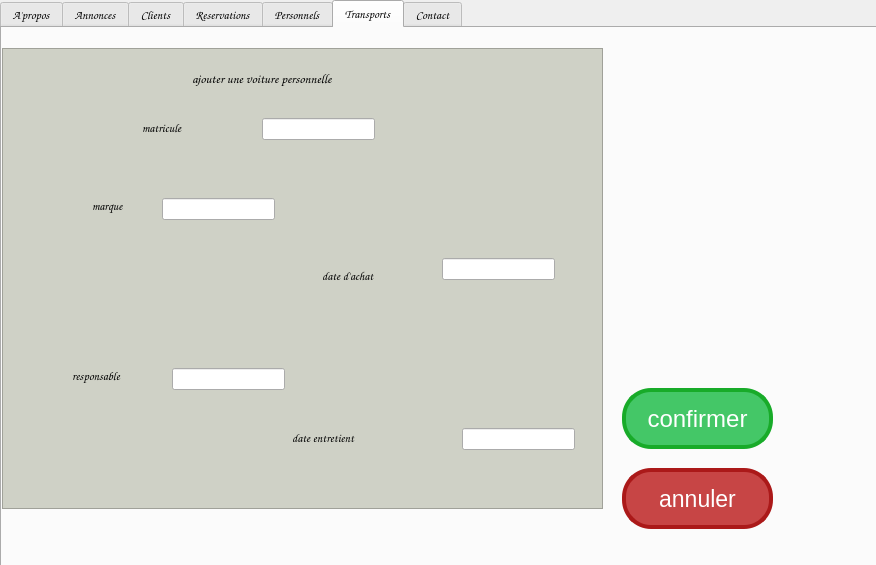
<?xml version="1.0" encoding="UTF-8"?>
<ui version="4.0">
 <class>vp</class>
 <widget class="QDialog" name="vp">
  <property name="geometry">
   <rect>
    <x>0</x>
    <y>0</y>
    <width>876</width>
    <height>565</height>
   </rect>
  </property>
  <property name="windowTitle">
   <string>Dialog</string>
  </property>
  <widget class="QLabel" name="label">
   <property name="geometry">
    <rect>
     <x>20</x>
     <y>20</y>
     <width>911</width>
     <height>521</height>
    </rect>
   </property>
   <property name="text">
    <string/>
   </property>
  </widget>
  <widget class="QTabWidget" name="tabWidget">
   <property name="geometry">
    <rect>
     <x>0</x>
     <y>0</y>
     <width>991</width>
     <height>571</height>
    </rect>
   </property>
   <property name="font">
    <font>
     <family>Comic Sans MS</family>
     <pointsize>9</pointsize>
    </font>
   </property>
   <property name="currentIndex">
    <number>5</number>
   </property>
   <widget class="QWidget" name="tabl">
    <attribute name="title">
     <string>A'propos</string>
    </attribute>
   </widget>
   <widget class="QWidget" name="tab_7">
    <attribute name="title">
     <string>Annonces</string>
    </attribute>
   </widget>
   <widget class="QWidget" name="tab_3">
    <attribute name="title">
     <string>Clients</string>
    </attribute>
   </widget>
   <widget class="QWidget" name="tab_4">
    <attribute name="title">
     <string>Reservations</string>
    </attribute>
   </widget>
   <widget class="QWidget" name="tab_5">
    <attribute name="title">
     <string>Personnels</string>
    </attribute>
   </widget>
   <widget class="QWidget" name="tab_2">
    <attribute name="title">
     <string>Transports</string>
    </attribute>
    <widget class="QLabel" name="label_2">
     <property name="geometry">
      <rect>
       <x>-50</x>
       <y>-10</y>
       <width>1051</width>
       <height>561</height>
      </rect>
     </property>
     <property name="text">
      <string/>
     </property>
     <property name="pixmap">
      <pixmap>../voyage-maroc11.jpg</pixmap>
     </property>
    </widget>
    <widget class="QTextBrowser" name="textBrowser">
     <property name="geometry">
      <rect>
       <x>0</x>
       <y>20</y>
       <width>601</width>
       <height>461</height>
      </rect>
     </property>
     <property name="styleSheet">
      <string notr="true">background-color:#cfd1c6;</string>
     </property>
    </widget>
    <widget class="QLabel" name="label_3">
     <property name="geometry">
      <rect>
       <x>190</x>
       <y>40</y>
       <width>251</width>
       <height>20</height>
      </rect>
     </property>
     <property name="font">
      <font>
       <pointsize>10</pointsize>
      </font>
     </property>
     <property name="text">
      <string>ajouter une voiture personnelle</string>
     </property>
    </widget>
    <widget class="QLabel" name="label_5">
     <property name="geometry">
      <rect>
       <x>90</x>
       <y>170</y>
       <width>55</width>
       <height>16</height>
      </rect>
     </property>
     <property name="text">
      <string>marque</string>
     </property>
    </widget>
    <widget class="QLabel" name="label_6">
     <property name="geometry">
      <rect>
       <x>320</x>
       <y>240</y>
       <width>91</width>
       <height>16</height>
      </rect>
     </property>
     <property name="text">
      <string>date d'achat</string>
     </property>
    </widget>
    <widget class="QLabel" name="label_7">
     <property name="geometry">
      <rect>
       <x>70</x>
       <y>340</y>
       <width>81</width>
       <height>16</height>
      </rect>
     </property>
     <property name="text">
      <string>responsable</string>
     </property>
    </widget>
    <widget class="QLineEdit" name="lineEdit">
     <property name="geometry">
      <rect>
       <x>160</x>
       <y>170</y>
       <width>113</width>
       <height>22</height>
      </rect>
     </property>
    </widget>
    <widget class="QLineEdit" name="lineEdit_2">
     <property name="geometry">
      <rect>
       <x>440</x>
       <y>230</y>
       <width>113</width>
       <height>22</height>
      </rect>
     </property>
    </widget>
    <widget class="QLineEdit" name="lineEdit_3">
     <property name="geometry">
      <rect>
       <x>170</x>
       <y>340</y>
       <width>113</width>
       <height>22</height>
      </rect>
     </property>
    </widget>
    <widget class="QLineEdit" name="lineEdit_4">
     <property name="geometry">
      <rect>
       <x>460</x>
       <y>400</y>
       <width>113</width>
       <height>22</height>
      </rect>
     </property>
    </widget>
    <widget class="QPushButton" name="pushButton_9">
     <property name="geometry">
      <rect>
       <x>620</x>
       <y>360</y>
       <width>151</width>
       <height>61</height>
      </rect>
     </property>
     <property name="styleSheet">
      <string notr="true">background-color:#44c767;
	border-radius:29px;
	border:4px solid #18ab29;
	display:inline-block;
	cursor:pointer;
	color:#ffffff;
	font-family:Arial;
	font-size:24px;
	padding:4px 15px;
	text-decoration:none;
	text-shadow:-6px -6px 5px #2f6627;</string>
     </property>
     <property name="text">
      <string>confirmer</string>
     </property>
    </widget>
    <widget class="QPushButton" name="pushButton_10">
     <property name="geometry">
      <rect>
       <x>620</x>
       <y>440</y>
       <width>151</width>
       <height>61</height>
      </rect>
     </property>
     <property name="styleSheet">
      <string notr="true">background-color:#c74545;
	border-radius:29px;
	border:4px solid #ab1919;
	display:inline-block;
	cursor:pointer;
	color:#ffffff;
	font-family:Arial;
	font-size:23px;
	padding:12px 31px;
	text-decoration:none;
	text-shadow:-6px -6px 5px #2f6627;</string>
     </property>
     <property name="text">
      <string>annuler</string>
     </property>
    </widget>
    <widget class="QLabel" name="label_8">
     <property name="geometry">
      <rect>
       <x>910</x>
       <y>470</y>
       <width>81</width>
       <height>16</height>
      </rect>
     </property>
     <property name="text">
      <string>matricule</string>
     </property>
    </widget>
    <widget class="QLabel" name="label_9">
     <property name="geometry">
      <rect>
       <x>900</x>
       <y>530</y>
       <width>81</width>
       <height>16</height>
      </rect>
     </property>
     <property name="text">
      <string>matricule</string>
     </property>
    </widget>
    <widget class="QLineEdit" name="lineEdit_5">
     <property name="geometry">
      <rect>
       <x>880</x>
       <y>390</y>
       <width>113</width>
       <height>22</height>
      </rect>
     </property>
    </widget>
    <widget class="QLabel" name="label_10">
     <property name="geometry">
      <rect>
       <x>140</x>
       <y>90</y>
       <width>111</width>
       <height>20</height>
      </rect>
     </property>
     <property name="text">
      <string>matricule</string>
     </property>
    </widget>
    <widget class="QLineEdit" name="lineEdit_6">
     <property name="geometry">
      <rect>
       <x>260</x>
       <y>90</y>
       <width>113</width>
       <height>22</height>
      </rect>
     </property>
    </widget>
    <widget class="QLabel" name="label_4">
     <property name="geometry">
      <rect>
       <x>290</x>
       <y>400</y>
       <width>111</width>
       <height>20</height>
      </rect>
     </property>
     <property name="text">
      <string>date entretient</string>
     </property>
    </widget>
   </widget>
   <widget class="QWidget" name="tab_6">
    <attribute name="title">
     <string>Contact</string>
    </attribute>
   </widget>
  </widget>
 </widget>
 <resources/>
 <connections>
  <connection>
   <sender>pushButton_10</sender>
   <signal>clicked()</signal>
   <receiver>vp</receiver>
   <slot>reject()</slot>
   <hints>
    <hint type="sourcelabel">
     <x>590</x>
     <y>472</y>
    </hint>
    <hint type="destinationlabel">
     <x>893</x>
     <y>394</y>
    </hint>
   </hints>
  </connection>
 </connections>
</ui>
